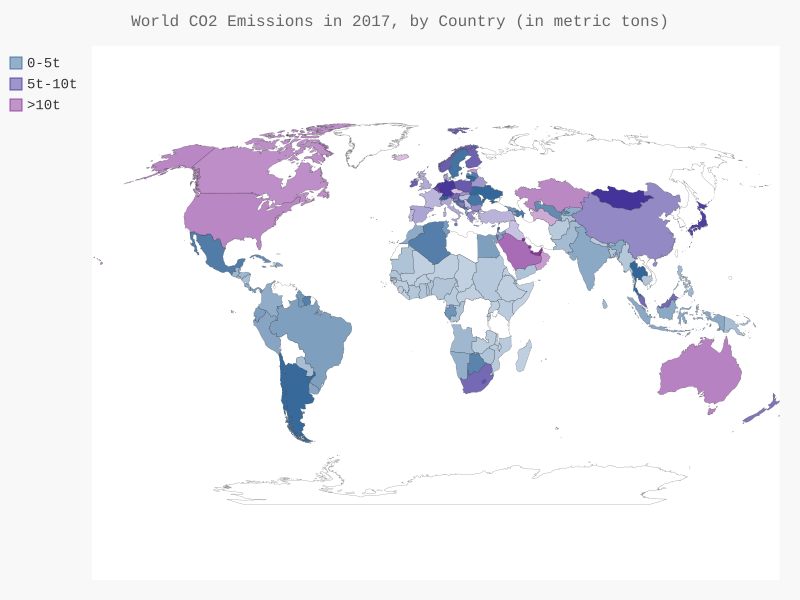

Reproduce this figure in Python.
import csv
from pygal.maps.world import World
from pygal.style import RotateStyle as RS, LightColorizedStyle as LCS
from country_codes import get_country_code

# Load CO2 emissions data.
filename = 'co-emissions-per-capita.csv'
with open(filename) as f:
    reader = csv.reader(f)
    header_row = next(reader)

    cc_emissions = {}
    country_names, years, co2_emiss = [], [], []
    for row in reader:
        country_name = row[0]
        year = row[2]
        co2_emis = float(row[3])
        country_names.append(country_name)
        years.append(year)
        co2_emiss.append(co2_emis)
        code = get_country_code(country_name)
        if code:
            cc_emissions[code] = co2_emis

# Group the countries into 3 emissions levels.
cc_emi_1, cc_emi_2, cc_emi_3 = {}, {}, {}
for cc, emis in cc_emissions.items():
    if emis < 5:
        cc_emi_1[cc] = emis
    elif emis < 10:
        cc_emi_2[cc] = emis
    else:
        cc_emi_3[cc] = emis

# See how many countries are in each level.
print(len(cc_emi_1), len(cc_emi_2), len(cc_emi_3))

wm_style = RS('#336699', base_style=LCS)
wm = World(style=wm_style)
wm.title = 'World CO2 Emissions in 2017, by Country (in metric tons)'
wm.add('0-5t', cc_emi_1)
wm.add('5t-10t', cc_emi_2)
wm.add('>10t', cc_emi_3)

wm.render_to_file('world_co2_emissions.svg')
